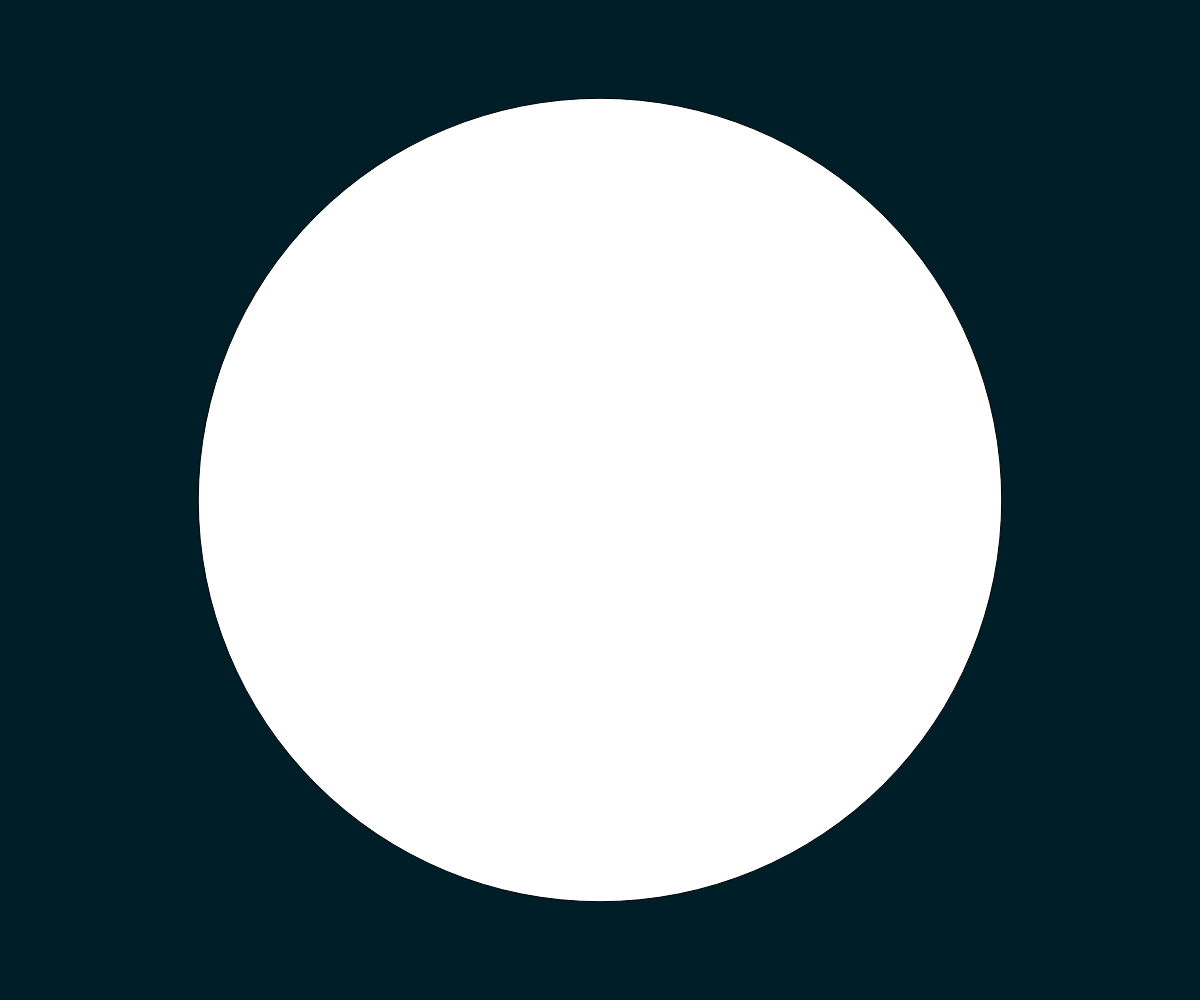
Frame 1 (no input)
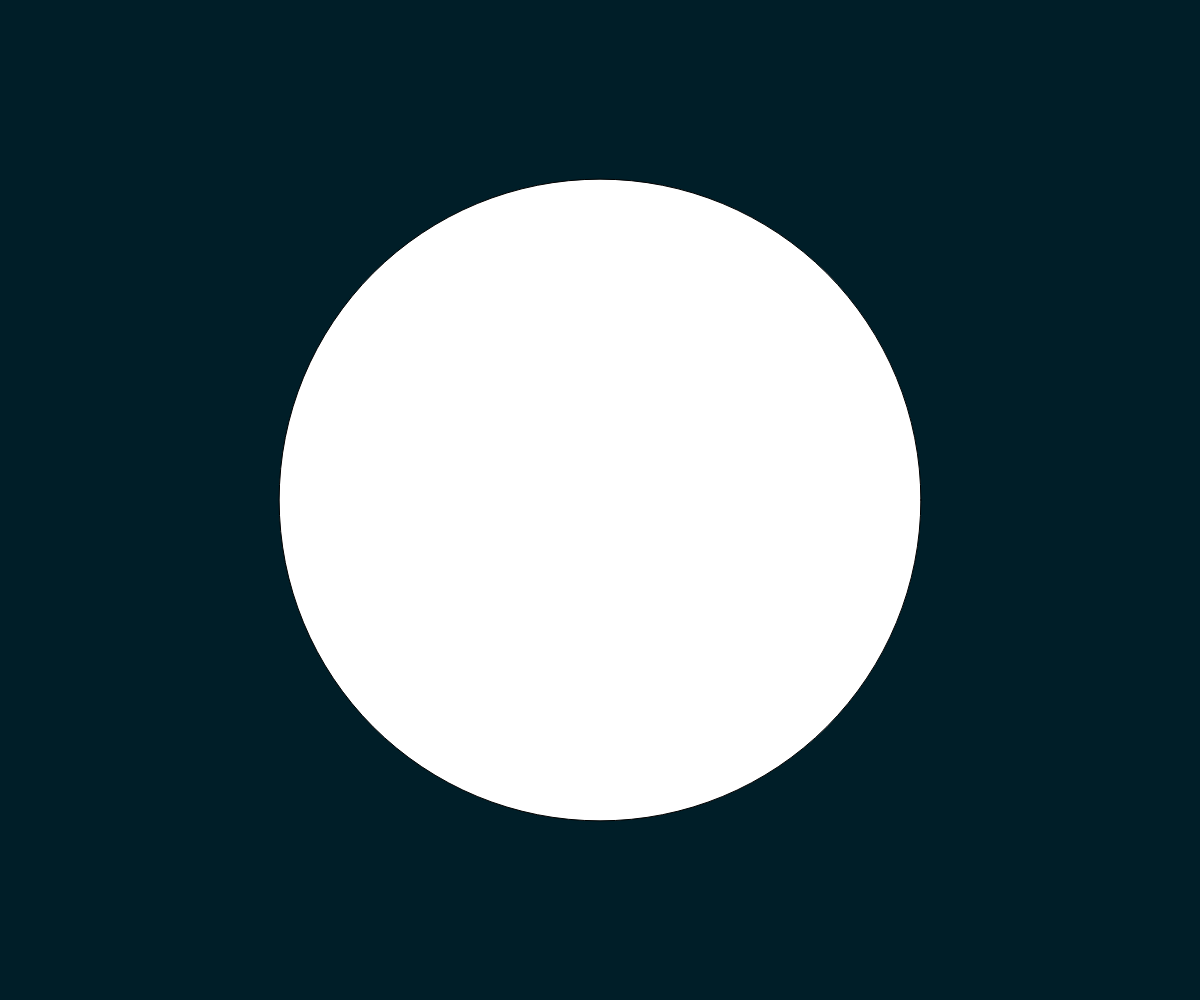
Frame 60 (no input)
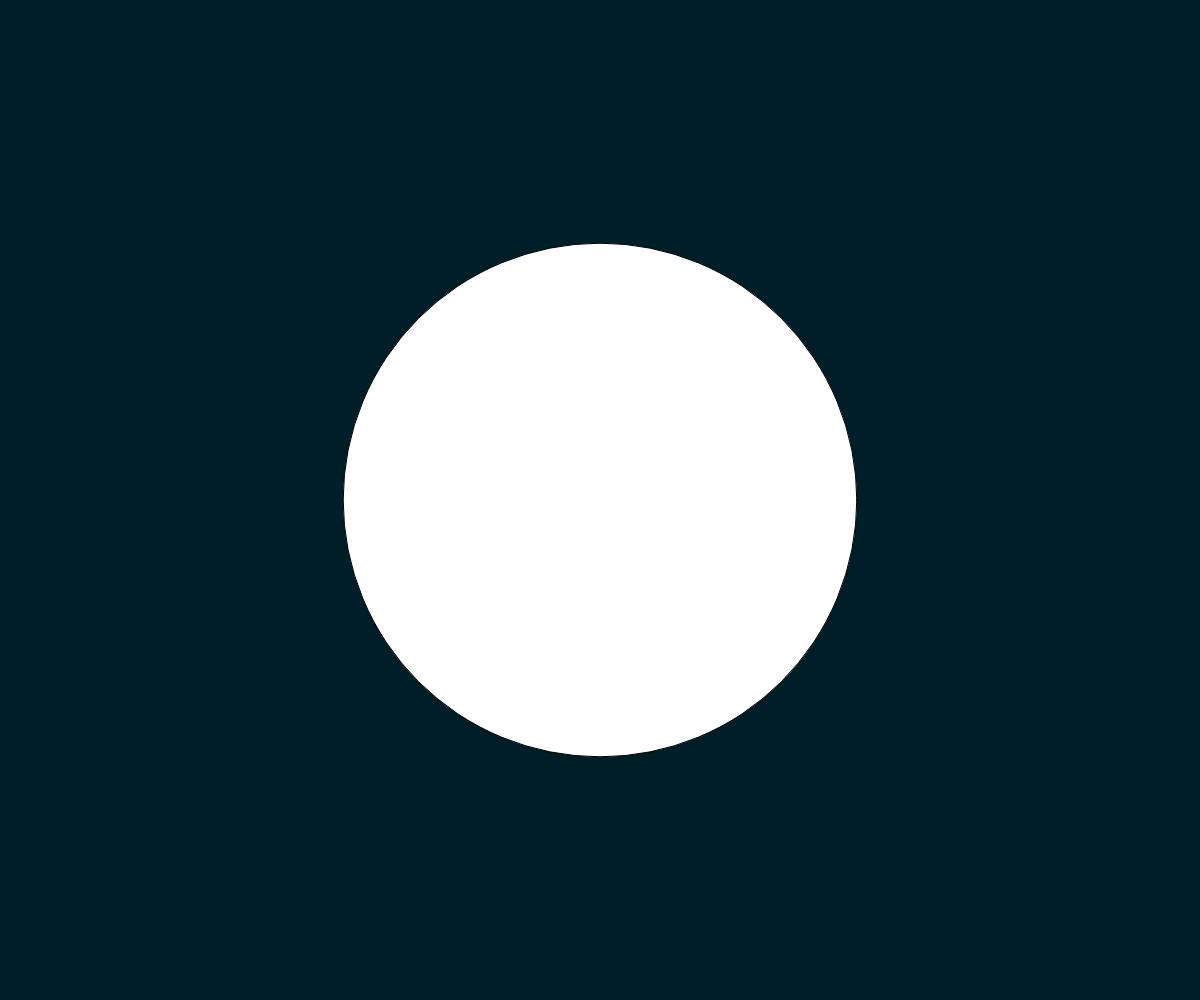
Frame 120 (the mouse pressed at the canvas centre since frame 60)

The p5.js sketch that drew these frames (run headless with seeded random() and noise() and a simulated clock; from frame 60 on, the mouse is pressed at the canvas centre):

// p5.js sketch
// ── sketch.js
function setup() {
  createCanvas(windowWidth, windowHeight);
}
function draw(){
   background(0,30,40)
    translate(width/2,height/2)
    circleD = noise(millis()/5000)*width 
    circle(0,0,circleD)
   // noisePosition =noisePosition+noiseSpeed
    //for(leti =0;i<width;i=i+0.01){
       // let y=noise(i)*height
       // circle(i*100,y,5)
    }
//let eye1
function mousePressed(){}
//display(){
//push pop
//translate(this.x,this,y)
//}

//let noiseR=0
// let noiseT =1000
//let eyewidth=100
//let eyeheight=150
//funtion setup
//eye1=new EyeBall(200,200,100,150)
//eye2= new EyeBall(100.200.100.150)
//        draw
//let eyeTheta=noise(noiseT)*360
//let eyeXRadius = noise(noiseR)*eyeWidth/2
//                              =Height/2
//let eyeX=cos(eyeTheta)*eyeRadius
           //sin

// ellipse(0,0,eyewidth,eyeheight); fill(0)
//ellipse(0,0,eyeWidth/2,eyeHeight/2)
//noiseR=noiseR+speed
//     T.     T 
//class EyeBall{constructor(x,y,w,h){
//this.y=y
//this.x=x
//this.w=w
//this.h=h
//this.speed=0,005
//this.noiseR=0
//this.noiseT=1000
//}
//}
//atan2
